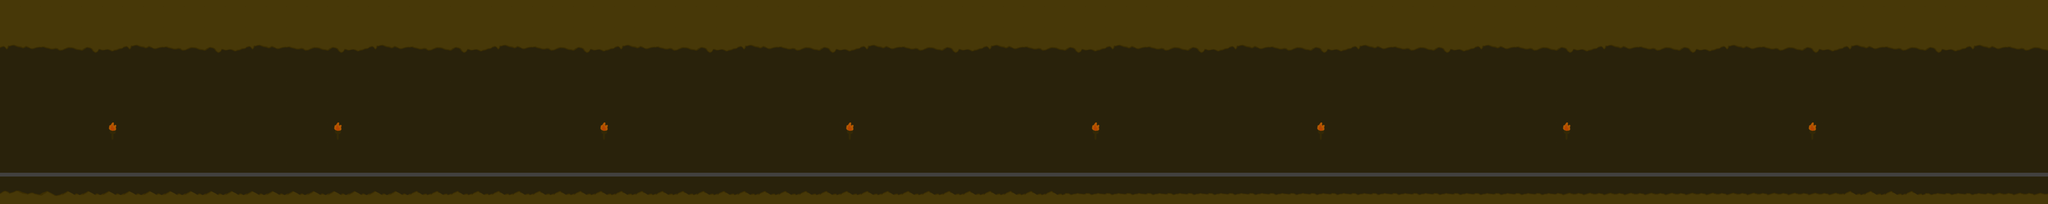

Rendered tile map (Tiled .tmx) drawn with the repository's tilesets; below, a short description and the full map source, tile grids included:
An orthogonal 100x10 tile map with 64x64 px tiles, 1 tile layer (Capa de patrones 1).

<map version="1.4" tiledversion="2020.08.05" orientation="orthogonal" renderorder="right-down" width="100" height="10" tilewidth="64" tileheight="64" infinite="0" nextlayerid="2" nextobjectid="1">
 <editorsettings>
  <export target="tl.csv" format="csv" />
 </editorsettings>
 <tileset firstgid="1" source="mina.tsx" />
 <layer id="1" name="Capa de patrones 1" width="100" height="10">
  <data encoding="csv">
13,13,13,13,13,13,13,13,13,13,13,13,13,13,13,13,13,13,13,13,13,13,13,13,13,13,13,13,13,13,13,13,13,13,13,13,13,13,13,13,13,13,13,13,13,13,13,13,13,13,13,13,13,13,13,13,13,13,13,13,13,13,13,13,13,13,13,13,13,13,13,13,13,13,13,13,13,13,13,13,13,13,13,13,13,13,13,13,13,13,13,13,13,13,13,13,13,13,13,13,
13,13,13,13,13,13,13,13,13,13,13,13,13,13,13,13,13,13,13,13,13,13,13,13,13,13,13,13,13,13,13,13,13,13,13,13,13,13,13,13,13,13,13,13,13,13,13,13,13,13,13,13,13,13,13,13,13,13,13,13,13,13,13,13,13,13,13,13,13,13,13,13,13,13,13,13,13,13,13,13,13,13,13,13,13,13,13,13,13,13,13,13,13,13,13,13,13,13,13,13,
14,15,16,17,18,19,14,15,16,17,18,19,14,15,16,17,18,19,14,15,16,17,18,19,14,15,16,17,18,19,14,15,16,17,18,19,14,15,16,17,18,19,14,15,16,17,18,19,14,15,16,17,18,19,14,15,16,17,18,19,14,15,16,17,18,19,14,15,16,17,18,19,14,15,16,17,18,19,14,15,16,17,18,19,14,15,16,17,18,19,14,15,16,17,18,19,14,15,16,17,
2,2,2,2,2,2,2,2,2,2,2,2,2,2,2,2,2,2,2,2,2,2,2,2,2,2,2,2,2,2,2,2,2,2,2,2,2,2,2,2,2,2,2,2,2,2,2,2,2,2,2,2,2,2,2,2,2,2,2,2,2,2,2,2,2,2,2,2,2,2,2,2,2,2,2,2,2,2,2,2,2,2,2,2,2,2,2,2,2,2,2,2,2,2,2,2,2,2,2,2,
2,2,2,2,2,2,2,2,2,2,2,2,2,2,2,2,2,2,2,2,2,2,2,2,2,2,2,2,2,2,2,2,2,2,2,2,2,2,2,2,2,2,2,2,2,2,2,2,2,2,2,2,2,2,2,2,2,2,2,2,2,2,2,2,2,2,2,2,2,2,2,2,2,2,2,2,2,2,2,2,2,2,2,2,2,2,2,2,2,2,2,2,2,2,2,2,2,2,2,2,
2,2,2,2,2,2,2,2,2,2,2,2,2,2,2,2,2,2,2,2,2,2,2,2,2,2,2,2,2,2,2,2,2,2,2,2,2,2,2,2,2,2,2,2,2,2,2,2,2,2,2,2,2,2,2,2,2,2,2,2,2,2,2,2,2,2,2,2,2,2,2,2,2,2,2,2,2,2,2,2,2,2,2,2,2,2,2,2,2,2,2,2,2,2,2,2,2,2,2,2,
2,2,2,2,2,10,2,2,2,2,2,2,2,2,2,2,10,2,2,2,2,2,2,2,2,2,2,2,2,10,2,2,2,2,2,2,2,2,2,2,2,10,2,2,2,2,2,2,2,2,2,2,2,10,2,2,2,2,2,2,2,2,2,2,10,2,2,2,2,2,2,2,2,2,2,2,10,2,2,2,2,2,2,2,2,2,2,2,10,2,2,2,2,2,2,2,2,2,2,2,
2,2,2,2,2,2,2,2,2,2,2,2,2,2,2,2,2,2,2,2,2,2,2,2,2,2,2,2,2,2,2,2,2,2,2,2,2,2,2,2,2,2,2,2,2,2,2,2,2,2,2,2,2,2,2,2,2,2,2,2,2,2,2,2,2,2,2,2,2,2,2,2,2,2,2,2,2,2,2,2,2,2,2,2,2,2,2,2,2,2,2,2,2,2,2,2,2,2,2,2,
20,20,20,20,20,20,20,20,20,20,20,20,20,20,20,20,20,20,20,20,20,20,20,20,20,20,20,20,20,20,20,20,20,20,20,20,20,20,20,20,20,20,20,20,20,20,20,20,20,20,20,20,20,20,20,20,20,20,20,20,20,20,20,20,20,20,20,20,20,20,20,20,20,20,20,20,20,20,20,20,20,20,20,20,20,20,20,20,20,20,20,20,20,20,20,20,20,20,20,20,
3,4,5,6,6,6,6,6,6,6,6,6,6,6,6,6,6,6,6,6,7,7,7,7,7,7,7,7,7,7,7,7,7,7,7,7,7,7,7,7,7,7,7,7,7,7,7,7,7,7,7,7,8,8,8,8,8,8,8,8,8,8,8,8,8,8,8,8,8,8,8,8,8,8,8,8,9,9,9,9,9,9,9,9,9,9,9,9,9,9,7,7,7,7,8,8,8,9,9,9
</data>
 </layer>
</map>
